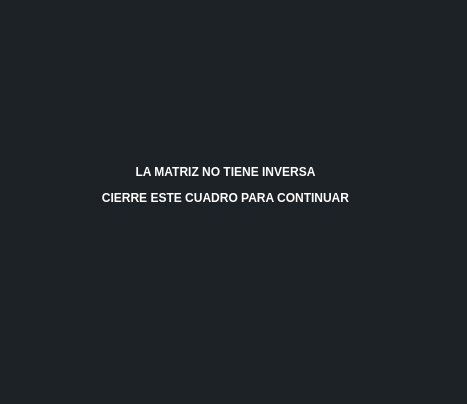
<?xml version="1.0" encoding="UTF-8"?>
<ui version="4.0">
 <class>Form_error_inversa</class>
 <widget class="QWidget" name="Form_error_inversa">
  <property name="geometry">
   <rect>
    <x>0</x>
    <y>0</y>
    <width>467</width>
    <height>404</height>
   </rect>
  </property>
  <property name="windowTitle">
   <string>Form</string>
  </property>
  <property name="styleSheet">
   <string notr="true">background-color: rgb(29, 34, 38);</string>
  </property>
  <widget class="QLabel" name="label_error_inversa">
   <property name="geometry">
    <rect>
     <x>10</x>
     <y>130</y>
     <width>431</width>
     <height>111</height>
    </rect>
   </property>
   <property name="text">
    <string>&lt;html&gt;&lt;head/&gt;&lt;body&gt;&lt;p align=&quot;center&quot;&gt;&lt;span style=&quot; font-weight:700; color:#ffffff;&quot;&gt;LA MATRIZ NO TIENE INVERSA&lt;/span&gt;&lt;/p&gt;&lt;p align=&quot;center&quot;&gt;&lt;span style=&quot; font-weight:700; color:#ffffff;&quot;&gt;CIERRE ESTE CUADRO PARA CONTINUAR&lt;/span&gt;&lt;/p&gt;&lt;/body&gt;&lt;/html&gt;</string>
   </property>
  </widget>
 </widget>
 <resources/>
 <connections/>
</ui>
